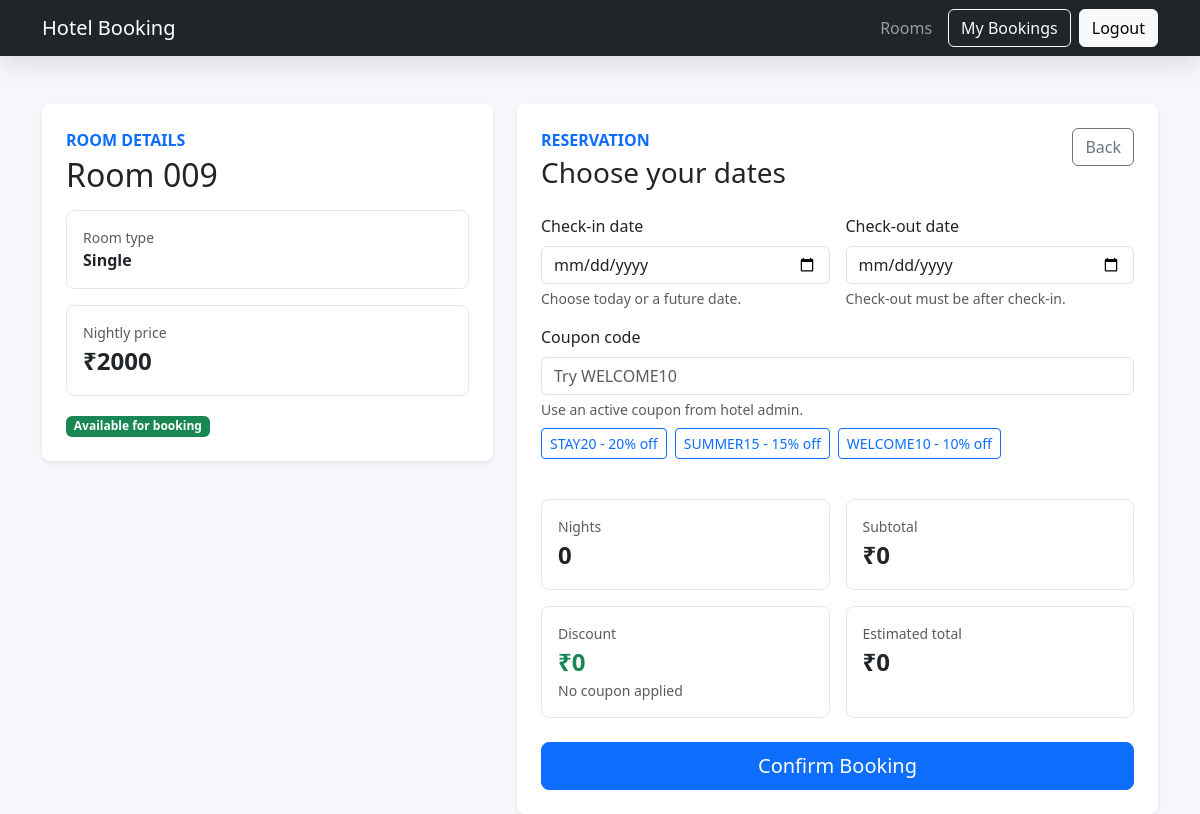
The app's page /booking/4/ (signed in) with its own data.
### rooms/models.py (models this page shows, shortened)
class Room(models.Model):
    room_number = models.CharField(max_length=10, unique=True)
    room_type = models.CharField(max_length=50)
    price = models.IntegerField()
    available = models.BooleanField(default=True)

### bookings/models.py (models this page shows, shortened)
class Coupon(models.Model):
    code = models.CharField(max_length=20, unique=True)
    discount_percent = models.PositiveSmallIntegerField(
        validators=[
            MinValueValidator(1),
            MaxValueValidator(100),
        ],
    )
    active = models.BooleanField(default=True)
    created_at = models.DateTimeField(auto_now_add=True)
    class Meta:
        ordering = ['code']

### bookings/views.py (the view)
# urls.py: path('<int:room_id>/', book_room, name='book_room'),
@login_required
def book_room(request, room_id):
    room = get_object_or_404(Room, id=room_id)
    active_coupons = Coupon.objects.filter(active=True)
    if request.method == 'POST':
        form = BookingForm(request.POST, room=room, user=request.user)
        if form.is_valid():
            check_in = form.cleaned_data['check_in']
            check_out = form.cleaned_data['check_out']
            if room_has_overlapping_booking(room, check_in, check_out):
                messages.error(
                    request,
                    'This room is already booked for the selected dates. Please choose different dates.',
                )
                return render(
                    request,
                    'bookings/book_room.html',
                    booking_context(form, room, active_coupons),
                )
            booking = form.save(commit=False)
            booking.room = room
            booking.user = request.user
            booking.coupon = form.coupon
            booking.discount_percent = form.coupon.discount_percent if form.coupon else 0
            try:
                booking.full_clean()
                booking.save()
            except ValidationError:
                messages.error(
                    request,
                    'This booking could not be completed. Please review the selected dates.',
                )
                return render(
                    request,
                    'bookings/book_room.html',
                    booking_context(form, room, active_coupons),
                )
            coupon_message = ''
            if booking.coupon:
                coupon_message = f' Coupon {booking.coupon.code} applied.'
            messages.success(
                request,
                f'Room {room.room_number} booked for {booking.nights} night(s).{coupon_message}',
            )
            return redirect('profile')
        else:
            messages.error(request, first_form_error(form))
    else:
        form = BookingForm(room=room, user=request.user)
    return render(
        request,
        'bookings/book_room.html',
        booking_context(form, room, active_coupons),
    )

### bookings/views.py (called while the page is built)
def booking_context(form, room, active_coupons):
    return {
        'form': form,
        'room': room,
        'active_coupons': active_coupons,
        'coupon_discounts': {
            coupon.code: coupon.discount_percent
            for coupon in active_coupons
        },
    }

### bookings/templates/bookings/book_room.html (shortened to what this page needs)
{% extends 'rooms/base.html' %}
{% block content %}
<div class="container mt-5">
    <div class="row g-4 justify-content-center">
        <div class="col-lg-5">
            <div class="booking-panel bg-white shadow-sm p-4">
                <p class="text-uppercase text-primary fw-semibold mb-1">Room details</p>
                <h1 class="h2 mb-3">Room {{ room.room_number }}</h1>
                <div class="stat-tile mb-3">
                    <span class="text-muted d-block small">Room type</span>
                    <strong>{{ room.room_type }}</strong>
                </div>
                <div class="stat-tile mb-3">
                    <span class="text-muted d-block small">Nightly price</span>
                    <strong class="fs-4">₹{{ room.price }}</strong>
                </div>
                {% if room.available %}
                    <span class="badge text-bg-success">Available for booking</span>
                {% else %}
                    <span class="badge text-bg-secondary">Currently unavailable</span>
                {% endif %}
            </div>
        </div>
        <div class="col-lg-7">
            <div class="booking-panel bg-white shadow-sm p-4">
                <div class="d-flex justify-content-between align-items-start gap-3 mb-4">
                    <div>
                        <p class="text-uppercase text-primary fw-semibold mb-1">Reservation</p>
                        <h2 class="h3 mb-0">Choose your dates</h2>
                    </div>
                    <a href="{% url 'room_list' %}" class="btn btn-outline-secondary">Back</a>
                </div>
                <form method="POST" data-nightly-price="{{ room.price }}" id="bookingForm" novalidate>
                    <div class="row g-3">
                        {% for field in form %}
                            <div class="{% if field.name == 'coupon_code' %}col-12{% else %}col-md-6{% endif %}">
                                <label for="{{ field.id_for_label }}" class="form-label">{{ field.label }}</label>
                                {{ field }}
                                {% if field.name == 'check_in' %}
                                    <div class="form-text">Choose today or a future date.</div>
                                {% elif field.name == 'check_out' %}
                                    <div class="form-text">Check-out must be after check-in.</div>
                                {% endif %}
                                {% if field.name == 'coupon_code' %}
                                    <div class="form-text">Use an active coupon from hotel admin.</div>
                                    {% if active_coupons %}
                                        <div class="d-flex flex-wrap gap-2 mt-2">
                                            {% for coupon in active_coupons %}
                                                <button type="button" class="btn btn-sm btn-outline-primary coupon-button" data-coupon="{{ coupon.code }}">
                                                    {{ coupon.code }} - {{ coupon.discount_percent }}% off
                                                </button>
                                            {% endfor %}
                                        </div>
                                    {% endif %}
                                {% endif %}
                            </div>
                        {% endfor %}
                    </div>
                    <div class="row g-3 my-4">
                        <div class="col-md-6">
                            <div class="stat-tile h-100">
                                <span class="text-muted d-block small">Nights</span>
                                <strong class="fs-4" id="nightCount">0</strong>
                            </div>
                        </div>
                        <div class="col-md-6">
                            <div class="stat-tile h-100">
                                <span class="text-muted d-block small">Subtotal</span>
                                <strong class="fs-4" id="bookingSubtotal">₹0</strong>
                            </div>
                        </div>
                        <div class="col-md-6">
                            <div class="stat-tile h-100">
                                <span class="text-muted d-block small">Discount</span>
                                <strong class="fs-4 text-success" id="bookingDiscount">₹0</strong>
                                <span class="text-muted small d-block" id="couponHint">No coupon applied</span>
                            </div>
                        </div>
                        <div class="col-md-6">
                            <div class="stat-tile h-100">
                                <span class="text-muted d-block small">Estimated total</span>
                                <strong class="fs-4" id="bookingTotal">₹0</strong>
                            </div>
                        </div>
                    </div>
                    <button type="submit" class="btn btn-primary btn-lg w-100" {% if not room.available %}disabled{% endif %}>
                        Confirm Booking
                    </button>
                </form>
            </div>
        </div>
    </div>
</div>
{% endblock %}

### rooms/templates/rooms/base.html (style rules this page uses)
body { background: #f6f7fb; }
.room-card, .booking-panel { border: 0; border-radius: 8px; transition: transform 160ms ease, box-shadow 160ms ease; }
.stat-tile { background: #ffffff; border: 1px solid #e5e7eb; border-radius: 8px; padding: 1rem; }

### records on screen
Room: room_number "009", room_type "Single", price "2000"
Coupon: code "STAY20", discount_percent "20"
Coupon: code "SUMMER15", discount_percent "15"
Coupon: code "WELCOME10", discount_percent "10"

### other values on screen
{{ field.label }} "Check-in date" "Check-out date" "Coupon code"
